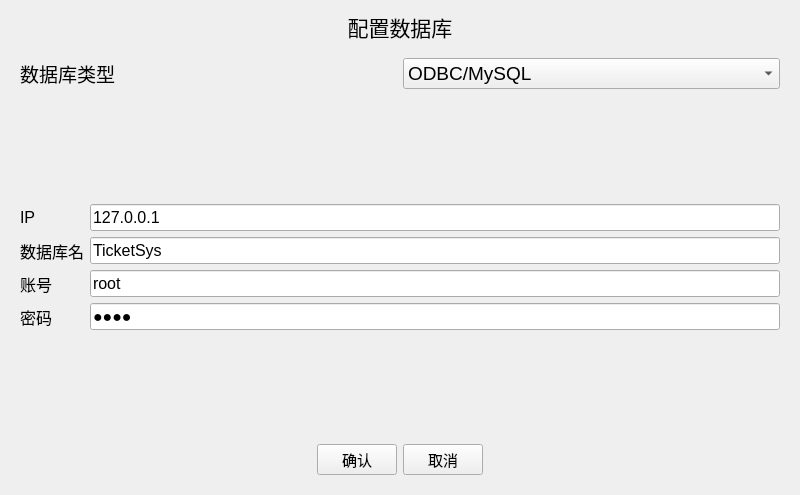
<?xml version="1.0" encoding="UTF-8"?>
<ui version="4.0">
 <class>ConfigDatabase</class>
 <widget class="QDialog" name="ConfigDatabase">
  <property name="geometry">
   <rect>
    <x>0</x>
    <y>0</y>
    <width>800</width>
    <height>495</height>
   </rect>
  </property>
  <property name="font">
   <font>
    <family>黑体</family>
   </font>
  </property>
  <property name="windowTitle">
   <string>配置数据库</string>
  </property>
  <layout class="QVBoxLayout" name="verticalLayout">
   <item>
    <widget class="QLabel" name="label_6">
     <property name="font">
      <font>
       <pointsize>16</pointsize>
      </font>
     </property>
     <property name="text">
      <string>配置数据库</string>
     </property>
     <property name="alignment">
      <set>Qt::AlignCenter</set>
     </property>
    </widget>
   </item>
   <item>
    <widget class="QWidget" name="widget" native="true">
     <property name="font">
      <font>
       <pointsize>14</pointsize>
      </font>
     </property>
     <layout class="QHBoxLayout" name="horizontalLayout">
      <item>
       <widget class="QLabel" name="label">
        <property name="font">
         <font>
          <pointsize>14</pointsize>
         </font>
        </property>
        <property name="text">
         <string>数据库类型</string>
        </property>
       </widget>
      </item>
      <item>
       <widget class="QComboBox" name="comboBox">
        <property name="font">
         <font>
          <family>Segoe UI</family>
          <pointsize>14</pointsize>
         </font>
        </property>
        <item>
         <property name="text">
          <string>ODBC/MySQL</string>
         </property>
        </item>
        <item>
         <property name="text">
          <string>SQLite</string>
         </property>
        </item>
       </widget>
      </item>
     </layout>
    </widget>
   </item>
   <item>
    <spacer name="verticalSpacer_2">
     <property name="orientation">
      <enum>Qt::Vertical</enum>
     </property>
     <property name="sizeHint" stdset="0">
      <size>
       <width>20</width>
       <height>40</height>
      </size>
     </property>
    </spacer>
   </item>
   <item>
    <widget class="QStackedWidget" name="stackedWidget">
     <property name="currentIndex">
      <number>0</number>
     </property>
     <widget class="QWidget" name="page">
      <layout class="QGridLayout" name="gridLayout">
       <item row="0" column="0">
        <widget class="QLabel" name="label_2">
         <property name="font">
          <font>
           <family>Segoe UI</family>
           <pointsize>12</pointsize>
          </font>
         </property>
         <property name="text">
          <string>IP</string>
         </property>
        </widget>
       </item>
       <item row="0" column="1">
        <widget class="QLineEdit" name="ipEdit">
         <property name="font">
          <font>
           <family>Segoe UI</family>
           <pointsize>12</pointsize>
          </font>
         </property>
         <property name="text">
          <string>127.0.0.1</string>
         </property>
        </widget>
       </item>
       <item row="1" column="0">
        <widget class="QLabel" name="label_3">
         <property name="font">
          <font>
           <pointsize>12</pointsize>
          </font>
         </property>
         <property name="text">
          <string>数据库名</string>
         </property>
        </widget>
       </item>
       <item row="1" column="1">
        <widget class="QLineEdit" name="nameEdit">
         <property name="font">
          <font>
           <family>Segoe UI</family>
           <pointsize>12</pointsize>
          </font>
         </property>
         <property name="text">
          <string>TicketSys</string>
         </property>
        </widget>
       </item>
       <item row="2" column="0">
        <widget class="QLabel" name="label_4">
         <property name="font">
          <font>
           <pointsize>12</pointsize>
          </font>
         </property>
         <property name="text">
          <string>账号</string>
         </property>
        </widget>
       </item>
       <item row="2" column="1">
        <widget class="QLineEdit" name="accEdit">
         <property name="font">
          <font>
           <family>Segoe UI</family>
           <pointsize>12</pointsize>
          </font>
         </property>
         <property name="text">
          <string>root</string>
         </property>
        </widget>
       </item>
       <item row="3" column="0">
        <widget class="QLabel" name="label_5">
         <property name="font">
          <font>
           <pointsize>12</pointsize>
          </font>
         </property>
         <property name="text">
          <string>密码</string>
         </property>
        </widget>
       </item>
       <item row="3" column="1">
        <widget class="QLineEdit" name="pswEdit">
         <property name="font">
          <font>
           <family>Segoe UI</family>
           <pointsize>12</pointsize>
          </font>
         </property>
         <property name="text">
          <string>1234</string>
         </property>
         <property name="echoMode">
          <enum>QLineEdit::Password</enum>
         </property>
        </widget>
       </item>
      </layout>
     </widget>
     <widget class="QWidget" name="page_2">
      <layout class="QHBoxLayout" name="horizontalLayout_2">
       <item>
        <widget class="QLabel" name="label_7">
         <property name="font">
          <font>
           <pointsize>12</pointsize>
          </font>
         </property>
         <property name="text">
          <string>文件路径</string>
         </property>
        </widget>
       </item>
       <item>
        <widget class="QLineEdit" name="pathEdit">
         <property name="font">
          <font>
           <pointsize>14</pointsize>
          </font>
         </property>
        </widget>
       </item>
       <item>
        <widget class="QPushButton" name="chooseBtn">
         <property name="font">
          <font>
           <pointsize>10</pointsize>
          </font>
         </property>
         <property name="text">
          <string>选择文件...</string>
         </property>
        </widget>
       </item>
      </layout>
     </widget>
    </widget>
   </item>
   <item>
    <spacer name="verticalSpacer">
     <property name="orientation">
      <enum>Qt::Vertical</enum>
     </property>
     <property name="sizeHint" stdset="0">
      <size>
       <width>20</width>
       <height>40</height>
      </size>
     </property>
    </spacer>
   </item>
   <item>
    <widget class="QWidget" name="widget_4" native="true">
     <layout class="QHBoxLayout" name="horizontalLayout_3">
      <item>
       <spacer name="horizontalSpacer_8">
        <property name="orientation">
         <enum>Qt::Horizontal</enum>
        </property>
        <property name="sizeHint" stdset="0">
         <size>
          <width>40</width>
          <height>20</height>
         </size>
        </property>
       </spacer>
      </item>
      <item>
       <widget class="QPushButton" name="confirmBtn">
        <property name="font">
         <font>
          <pointsize>11</pointsize>
         </font>
        </property>
        <property name="text">
         <string>确认</string>
        </property>
       </widget>
      </item>
      <item>
       <widget class="QPushButton" name="cancelBtn">
        <property name="font">
         <font>
          <pointsize>11</pointsize>
         </font>
        </property>
        <property name="text">
         <string>取消</string>
        </property>
       </widget>
      </item>
      <item>
       <spacer name="horizontalSpacer_9">
        <property name="orientation">
         <enum>Qt::Horizontal</enum>
        </property>
        <property name="sizeHint" stdset="0">
         <size>
          <width>40</width>
          <height>20</height>
         </size>
        </property>
       </spacer>
      </item>
     </layout>
    </widget>
   </item>
  </layout>
 </widget>
 <resources/>
 <connections/>
</ui>
